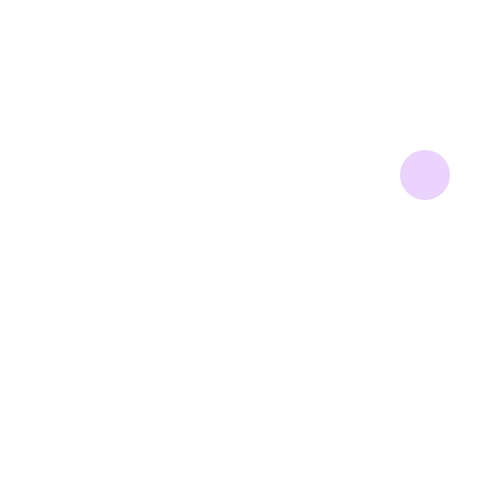
Frame 1 (no input)
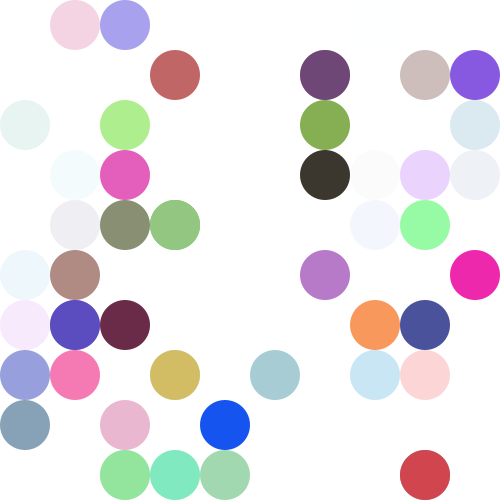
Frame 60 (the mouse pressed at the canvas centre just before this capture)
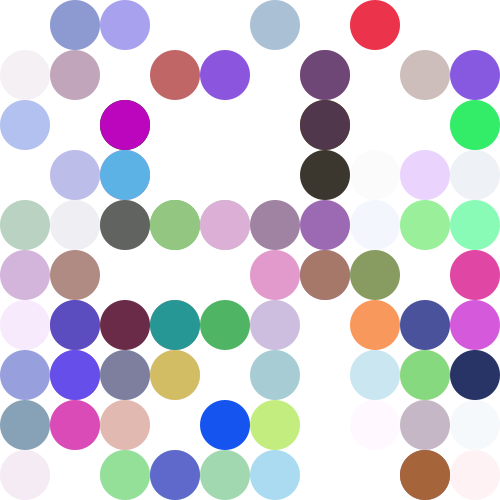
Frame 120 (the mouse held since frame 60 and released just before this capture)

The Processing sketch that drew these frames (run headless with seeded random() and noise(); from frame 60 on, the mouse is pressed at the canvas centre):

// Processing sketch: processing_185687
// ── processing_185687.pde

float r;
float g;
float b;
float a;
float diam;
float x;
float y;


void setup() {
  size(500,500);
  background(255);
  smooth();    
}

void draw() {
  r = random(255);
  g = random(255);
  b = random(255);
  a = random(255);
  diam = 50;
  ellipseMode(CORNER);
  x = 50*(int)(random(0,10));
  y = 50*(int)(random(0,10));
  //attempted to reassign x + y to random value between 10-200 at intervals of 10
  
  noStroke();
  fill(r,g,b,a);
  ellipse(x,y,diam,diam);
}
